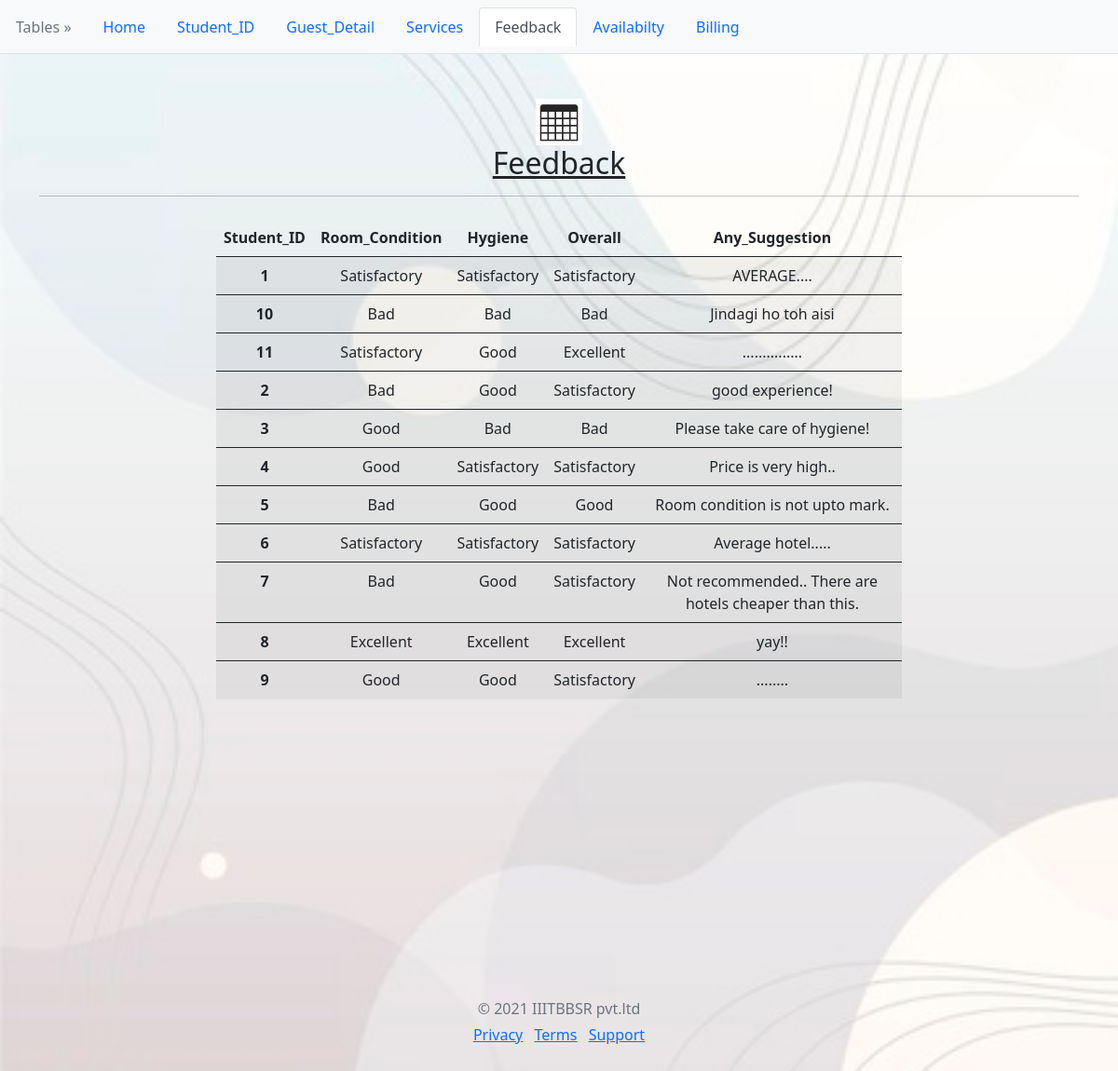
The app's page /table4.php with its own data.
### tables this page shows
CREATE TABLE `feedback` (
  `Student_ID` varchar(255) NOT NULL,
  `Room_Condition` varchar(255) DEFAULT NULL,
  `Hygine` varchar(255) DEFAULT NULL,
  `Overall` varchar(255) DEFAULT NULL,
  `Any_Suggestion` varchar(255) DEFAULT NULL,
  PRIMARY KEY (`Student_ID`)
);

### table4.php (the view, shortened to what this page needs)
<?php
$servername = "localhost";
$username = "root";
$password = "12345";
$dbname = "IIIT_BH_GuestHouse";
$conn = mysqli_connect($servername, $username, $password, $dbname);
?>
<!doctype html>
<html lang="en">
  <head>
     <link href="https://cdn.jsdelivr.net/npm/bootstrap@5.0.0-beta2/dist/css/bootstrap.min.css" rel="stylesheet">
  </head>
  <body class="bg-light">
    <ul class="nav nav-tabs navbar navbar-expand-lg navbar-light bg-light">
    <li class="nav-item">
          <a class="nav-link disabled" href="#">Tables &raquo;</a>
        </li>
        <li class="nav-item">
          <a class="nav-link" href="index.php">Home</a>
        </li>
        <li class="nav-item">
          <a class="nav-link" href="table.php">Student_ID</a>
        </li>
        <li class="nav-item">
          <a class="nav-link" href="table2.php">Guest_Detail</a>
        </li>
        <li class="nav-item">
          <a class="nav-link" href="table3.php">Services</a>
        </li>
        <li class="nav-item">
          <a class="nav-link active" href="table4.php">Feedback</a>
        </li>
        <li class="nav-item">
          <a class="nav-link" href="table5.php">Availabilty</a>
        </li>
        <li class="nav-item">
          <a class="nav-link" href="table6.php">Billing</a>
        </li>
      </ul>
        <div class="container">
          <div class="py-5 text-center">
          <img src="img/table.png" width="50" height="50" alt="---"><br>
            <h2><u>Feedback</u></h2>
            <hr class="mb-4">
            <div class="row">
            <div class="col-md-2 mb-3">
            </div>
            <div class="col-md-8 mb-3">
            <?php
                $sql = "SELECT * FROM FEEDBACK";
                $result = mysqli_query($conn, $sql);
                if (mysqli_num_rows($result) > 0)
                {
                  echo'<table class="table table-striped">
                  <thead>
                      <tr>
                      <th scope="col">Student_ID</th>
                      <th scope="col">Room_Condition</th>
                      <th scope="col">Hygiene</th>
                      <th scope="col">Overall</th>
                      <th scope="col">Any_Suggestion</th>
                      </tr>
                  </thead>';
                  while($row = mysqli_fetch_assoc($result))
                  {
                    echo '<tbody>
                    <tr>
                    <th scope="row">'.$row["Student_ID"].'</th>
                    <td>'.$row["Room_Condition"].'</td>
                    <td>'.$row["Hygine"].'</td>
                    <td>'.$row["Overall"].'</td>
                    <td>'.$row["Any_Suggestion"].'</td>
                    </tr>';
                  }
                  echo'</tbody>
                  </table>';
                }
                else
                {
                  echo "0 results";
                }
            ?>
            </div>
            <div class="col-md-2 mb-3">
            </div>
        </div>
          </div>
        </div>
        <br><br><br><br><br><br>
        <footer class="my-5 pt-5 text-muted text-center text-small">
        <p class="mb-1">&copy; 2021 IIITBBSR pvt.ltd</p>
        <ul class="list-inline">
          <li class="list-inline-item"><a href="#">Privacy</a></li>
          <li class="list-inline-item"><a href="#">Terms</a></li>
          <li class="list-inline-item"><a href="#">Support</a></li>
        </ul>
      </footer>
  </body>
</html>

### table4.php (style rules this page uses)
body { background-image: url('img/back11.jpg'); background-repeat: no-repeat; background-attachment: fixed; background-size: cover; }

### records on screen
feedback: Student_ID "1", Room_Condition "Satisfactory", Hygine "Satisfactory", Overall "Satisfactory", Any_Suggestion "AVERAGE...."
feedback: Student_ID "10", Room_Condition "Bad", Hygine "Bad", Overall "Bad", Any_Suggestion "Jindagi ho toh aisi"
feedback: Student_ID "11", Room_Condition "Satisfactory", Hygine "Good", Overall "Excellent", Any_Suggestion "..............."
feedback: Student_ID "2", Room_Condition "Bad", Hygine "Good", Overall "Satisfactory", Any_Suggestion "good experience!"
feedback: Student_ID "3", Room_Condition "Good", Hygine "Bad", Overall "Bad", Any_Suggestion "Please take care of hygiene!"
feedback: Student_ID "4", Room_Condition "Good", Hygine "Satisfactory", Overall "Satisfactory", Any_Suggestion "Price is very high.."
feedback: Student_ID "5", Room_Condition "Bad", Hygine "Good", Overall "Good", Any_Suggestion "Room condition is not upto mark."
feedback: Student_ID "6", Room_Condition "Satisfactory", Hygine "Satisfactory", Overall "Satisfactory", Any_Suggestion "Average hotel....."
feedback: Student_ID "7", Room_Condition "Bad", Hygine "Good", Overall "Satisfactory", Any_Suggestion "Not recommended.. There are hotels cheaper than this."
feedback: Student_ID "8", Room_Condition "Excellent", Hygine "Excellent", Overall "Excellent", Any_Suggestion "yay!!"
feedback: Student_ID "9", Room_Condition "Good", Hygine "Good", Overall "Satisfactory", Any_Suggestion "........"
